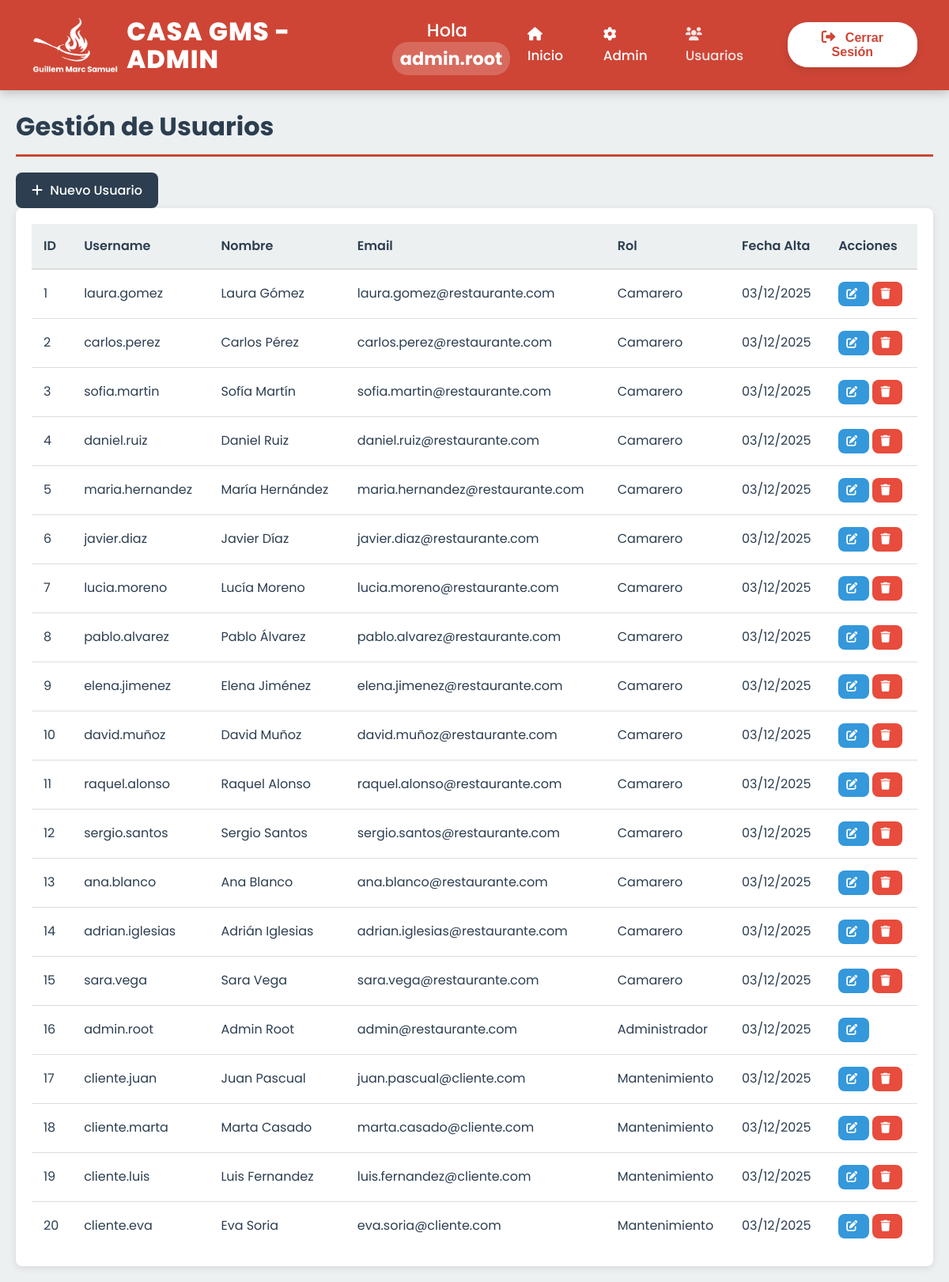
/PHP/PUBLIC/ADMIN/usuarios.php?error=metodo_invalido (signed in), run on an earlier commit of the app's database.
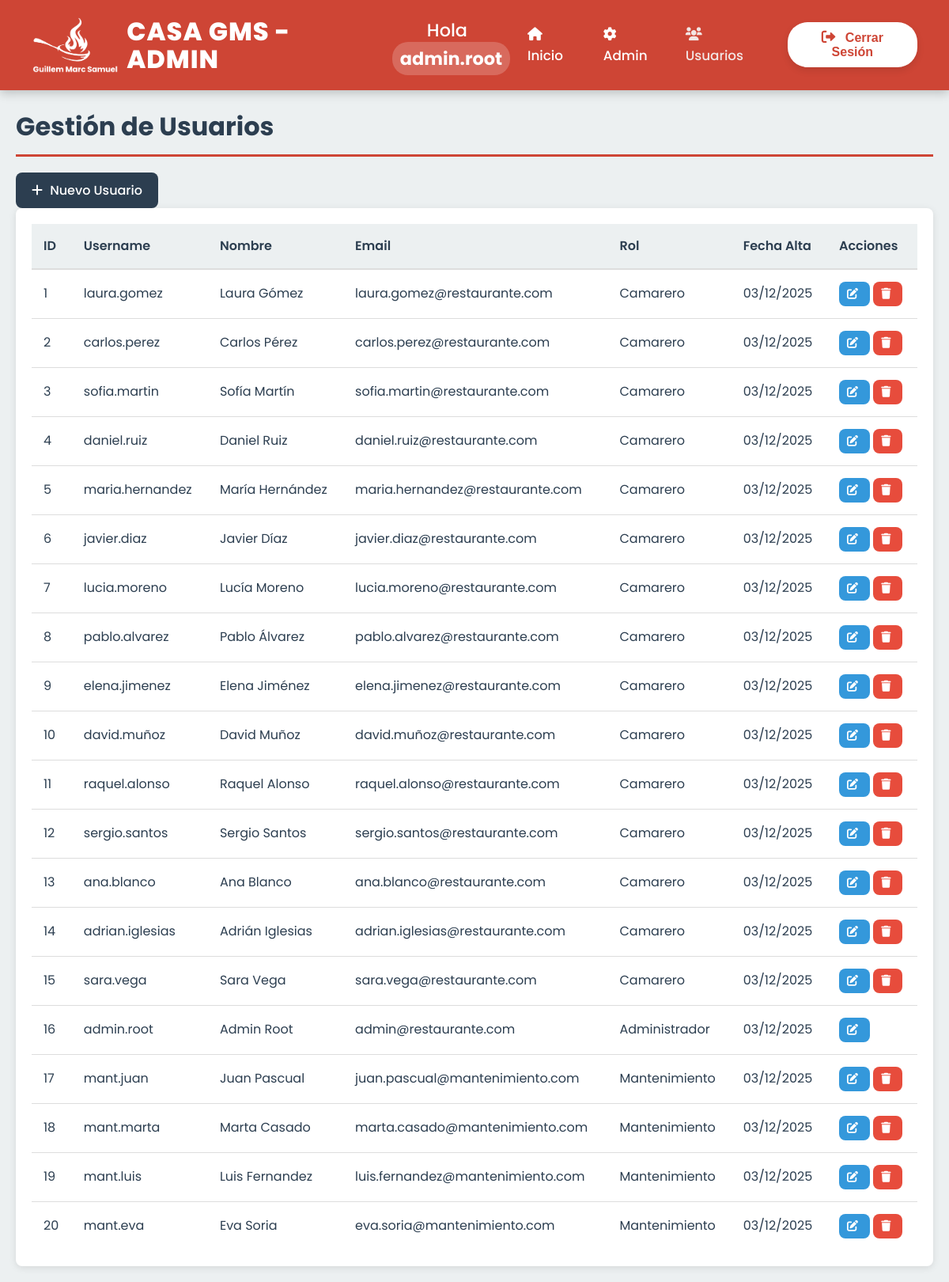
And on a later commit of the database.
### tables this page shows
CREATE TABLE IF NOT EXISTS users (
    id INT AUTO_INCREMENT PRIMARY KEY,
    username VARCHAR(50) UNIQUE NOT NULL,
    nombre VARCHAR(100) NOT NULL,
    apellido VARCHAR(100),
    email VARCHAR(100) UNIQUE,
    password_hash VARCHAR(255) NOT NULL,
    rol INT DEFAULT 1,   
    fecha_alta DATETIME DEFAULT CURRENT_TIMESTAMP,
    fecha_baja DATETIME NULL
);

### PHP/PUBLIC/ADMIN/usuarios.php (the view, shortened to what this page needs)
<?php
require_once __DIR__ . '/../../CONEXION/conexion.php';
$username = htmlspecialchars($_SESSION['username']);
try {
    $sql = "
        SELECT
            id, username, nombre, apellido, email, rol, fecha_alta
        FROM users
        WHERE fecha_baja IS NULL
        ORDER BY fecha_alta DESC
    ";
    $stmt = $conn->query($sql);
    $usuarios = $stmt->fetchAll(PDO::FETCH_ASSOC);
} catch (PDOException $e) {
    die("Error: " . $e->getMessage());
}
function getNombreRol($rol) {
    switch ($rol) {
        case 1: return 'Camarero';
        case 2: return 'Administrador';
        case 3: return 'Mantenimiento';
    }
}
?>
<!DOCTYPE html>
<html lang="es">
<head>
    <link rel="stylesheet" href="https://cdnjs.cloudflare.com/ajax/libs/font-awesome/6.0.0/css/all.min.css">
    <link rel="stylesheet" href="../../../css/admin.css">
    <link rel="stylesheet" href="https://cdn.jsdelivr.net/npm/sweetalert2@11/dist/sweetalert2.min.css">
</head>
<body>
    <nav class="main-header">
        <div class="header-logo">
            <img src="../../../img/basic_logo_blanco.png" alt="Logo GMS">
            <div class="logo-text">
                <span class="gms-title">CASA GMS - ADMIN</span>
            </div>
        </div>
        <div class="header-greeting">
            Hola <span class="username-tag"><?= $username ?></span>
        </div>
        <div class="header-menu">
            <a href="../index.php" class="nav-link">
                <i class="fa-solid fa-house"></i> Inicio
            </a>
            <a href="./admin_panel.php" class="nav-link">
                <i class="fa-solid fa-gear"></i> Admin
            </a>
            <a href="./usuarios.php" class="nav-link active">
                <i class="fa-solid fa-users"></i> Usuarios
            </a>
        </div>
        <form method="post" action="../../PROCEDIMIENTOS/logout.php">
            <button type="submit" class="logout-btn">
                <i class="fa-solid fa-right-from-bracket"></i> Cerrar Sesión
            </button>
        </form>
    </nav>
    <div class="container">
        <h1 class="page-title">Gestión de Usuarios</h1>
        <button class="btn btn-primary" onclick="mostrarModalCrear()">
            <i class="fa-solid fa-plus"></i> Nuevo Usuario
        </button>
        <div class="card">
            <div class="card-body">
                <table class="table">
                    <thead>
                        <tr>
                            <th>ID</th>
                            <th>Username</th>
                            <th>Nombre</th>
                            <th>Email</th>
                            <th>Rol</th>
                            <th>Fecha Alta</th>
                            <th>Acciones</th>
                        </tr>
                    </thead>
                    <tbody>
                        <?php foreach ($usuarios as $user): ?>
                            <tr>
                                <td><?= $user['id'] ?></td>
                                <td><?= htmlspecialchars($user['username']) ?></td>
                                <td><?= htmlspecialchars($user['nombre'] . ' ' . $user['apellido']) ?></td>
                                <td><?= htmlspecialchars($user['email']) ?></td>
                                <td><?= getNombreRol($user['rol']) ?></td>
                                <td><?= date('d/m/Y', strtotime($user['fecha_alta'])) ?></td>
                                <td>
                                    <button class="btn btn-sm btn-info"
                                            onclick='editarUsuario(<?= json_encode($user) ?>)'>
                                        <i class="fa-solid fa-edit"></i>
                                    </button>
                                    <?php if ($user['id'] != $_SESSION['id_usuario']): ?>
                                        <button class="btn btn-sm btn-danger"
                                                onclick="eliminarUsuario(<?= $user['id'] ?>, '<?= htmlspecialchars($user['username']) ?>')">
                                            <i class="fa-solid fa-trash"></i>
                                        </button>
                                    <?php endif; ?>
                                </td>
                            </tr>
                        <?php endforeach; ?>
                    </tbody>
                </table>
            </div>
        </div>
    </div>
</body>
</html>

### css/admin.css (style rules this page uses)
:root { --primary-color: #2c3e50; --secondary-color: #3498db; --success-color: #27ae60; --warning-color: #f39c12; --danger-color: #e74c3c; --info-color: #3498db; --light-bg: #ecf0f1; --white: #ffffff; --dark-text: #2c3e50; --light-text: #7f8c8d; --spacing-xs: 5px; --spacing-sm: 10px; --spacing-md: 15px; --spacing-lg: 20px; --spacing-xl: 30px; --border-radius: 8px; --border-color: #ddd; --box-shadow: 0 2px 10px rgba(0, 0, 0, 0.1); --box-shadow-hover: 0 4px 15px rgba(0, 0, 0, 0.15); --transition: all 0.3s ease; }
* { margin: 0; padding: 0; box-sizing: border-box; }
body { font-family: 'Poppins', sans-serif; background-color: var(--light-bg); color: var(--dark-text); line-height: 1.6; min-height: 100vh; }
.main-header { background-color: #ce4535; color: white; display: flex; justify-content: space-between; align-items: center; padding: 20px 40px; box-shadow: 0 4px 12px rgba(0, 0, 0, 0.2); position: relative; z-index: 10; }
.header-logo { display: flex; align-items: center; gap: 10px; }
.header-logo img { height: 70px; }
.logo-text { display: flex; flex-direction: column; line-height: 1.1; }
.gms-title { font-size: 2.0rem; font-weight: 800; letter-spacing: 1px; }
.header-greeting { font-size: 1.4rem; font-weight: 500; flex-grow: 1; text-align: center; }
.username-tag { font-weight: 700; background-color: rgba(255, 255, 255, 0.2); padding: 5px 10px; border-radius: 20px; margin-left: 10px; }
.header-menu { display: flex; gap: 25px; margin-right: 30px; }
.nav-link { color: white; text-decoration: none; font-weight: 500; padding: 10px 0; transition: color 0.2s, opacity 0.2s; font-size: 1.05rem; }
.nav-link.active { color: #f7f7f7; opacity: 0.9; }
.nav-link i { margin-right: 8px; }
.logout-btn { background-color: white; color: #ce4535; border: none; padding: 10px 20px; border-radius: 25px; font-size: 1rem; font-weight: 600; cursor: pointer; transition: all 0.2s ease; box-shadow: 0 4px 10px rgba(0, 0, 0, 0.1); }
.logout-btn i { margin-right: 8px; font-size: 1.1em; }
.container { max-width: 1200px; margin: var(--spacing-lg) auto; padding: 0 var(--spacing-lg); }
.page-title { font-size: 2rem; font-weight: 700; margin-bottom: var(--spacing-lg); color: var(--primary-color); border-bottom: 3px solid #ce4535; padding-bottom: var(--spacing-sm); }
.card { background: var(--white); border-radius: var(--border-radius); box-shadow: var(--box-shadow); margin-bottom: var(--spacing-lg); overflow: hidden; transition: var(--transition); }
.card-body { padding: var(--spacing-lg); }
.btn { display: inline-block; padding: var(--spacing-sm) var(--spacing-lg); border: none; border-radius: var(--border-radius); font-size: 1rem; font-weight: 500; cursor: pointer; transition: var(--transition); text-decoration: none; color: white; font-family: 'Poppins', sans-serif; text-align: center; }
.btn-primary { background: var(--primary-color); }
.btn-danger { background: var(--danger-color); }
.btn-info { background: var(--info-color); }
.btn-sm { padding: var(--spacing-xs) var(--spacing-sm); font-size: 0.875rem; }
.btn i { margin-right: var(--spacing-xs); }
.table { width: 100%; border-collapse: collapse; background: var(--white); }
.table thead { background: var(--light-bg); }
.table th { padding: var(--spacing-md); text-align: left; font-weight: 600; color: var(--primary-color); border-bottom: 2px solid var(--border-color); }
.table td { padding: var(--spacing-md); border-bottom: 1px solid var(--border-color); }
.table tbody tr { transition: var(--transition); }
.table tbody tr:last-child td { border-bottom: none; }

What changed in the data, as far as the page shows it:
changed users "Juan Pascual": username "cliente.juan" → "mant.juan"; email "juan.pascual@cliente.com" → "juan.pascual@mantenimiento.com"
changed users "Marta Casado": username "cliente.marta" → "mant.marta"; email "marta.casado@cliente.com" → "marta.casado@mantenimiento.com"
changed users "Luis Fernandez": username "cliente.luis" → "mant.luis"; email "luis.fernandez@cliente.com" → "luis.fernandez@mantenimiento.com"
changed users "Eva Soria": username "cliente.eva" → "mant.eva"; email "eva.soria@cliente.com" → "eva.soria@mantenimiento.com"
